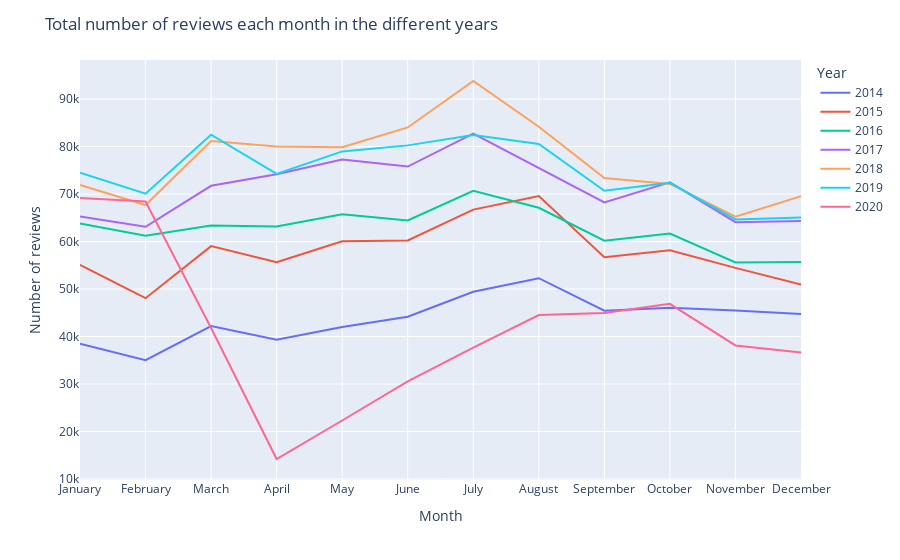

The code cell stored with this chart in its notebook:
### Markdown cell above
**Hver måned, hvert år** se 2020 :o

### Code cell
sorter = ['January', 'February', 'March', 'April', 'May', 'June','July',
          'August','September','October','November','December']

day_hour = df[df.date.dt.year != 2021].groupby([df['date'].dt.year, df.date.dt.month_name()])['stars'].count().reindex(sorter,level=1)
day_hour.index.names = ["Year", "Month"]
day_hour = day_hour.unstack(0)

fig = px.line(day_hour, x=day_hour.index, y=day_hour.columns)
fig.update_traces(hovertemplate=None)
fig.update_layout(title_text="Total number of reviews each month in the different years", 
                  #xaxis_title="...", 
                  yaxis_title="Number of reviews",
                  hovermode="x unified")
fig.show()

### Figure 1 — Plotly figure (JSON) as saved in the notebook; plotly's stock layout.template omitted (floating-point values rounded to 4 significant figures)
{"data": [{"legendgroup": "2014", "line": {"color": "#636efa", "dash": "solid"}, "mode": "lines", "name": "2014", "orientation": "v", "showlegend": true, "type": "scatter", "x": ["January", "February", "March", "April", "May", "June", "July", "August", "September", "October", "November", "December"], "xaxis": "x", "y": [38468, 35028, 42210, 39299, 41997, 44154, 49437, 52277, 45443, 46045, 45472, 44767], "yaxis": "y"}, {"legendgroup": "2015", "line": {"color": "#EF553B", "dash": "solid"}, "mode": "lines", "name": "2015", "orientation": "v", "showlegend": true, "type": "scatter", "x": ["January", "February", "March", "April", "May", "June", "July", "August", "September", "October", "November", "December"], "xaxis": "x", "y": [55087, 48076, 59031, 55635, 60065, 60217, 66716, 69568, 56698, 58144, 54459, 50934], "yaxis": "y"}, {"legendgroup": "2016", "line": {"color": "#00cc96", "dash": "solid"}, "mode": "lines", "name": "2016", "orientation": "v", "showlegend": true, "type": "scatter", "x": ["January", "February", "March", "April", "May", "June", "July", "August", "September", "October", "November", "December"], "xaxis": "x", "y": [63797, 61223, 63368, 63167, 65751, 64440, 70663, 67101, 60176, 61677, 55609, 55694], "yaxis": "y"}, {"legendgroup": "2017", "line": {"color": "#ab63fa", "dash": "solid"}, "mode": "lines", "name": "2017", "orientation": "v", "showlegend": true, "type": "scatter", "x": ["January", "February", "March", "April", "May", "June", "July", "August", "September", "October", "November", "December"], "xaxis": "x", "y": [65294, 63117, 71735, 74182, 77291, 75782, 82748, 75496, 68226, 72467, 64067, 64343], "yaxis": "y"}, {"legendgroup": "2018", "line": {"color": "#FFA15A", "dash": "solid"}, "mode": "lines", "name": "2018", "orientation": "v", "showlegend": true, "type": "scatter", "x": ["January", "February", "March", "April", "May", "June", "July", "August", "September", "October", "November", "December"], "xaxis": "x", "y": [71913, 67681, 81159, 79996, 79845, 84020, 93804, 84179, 73359, 72131, 65232, 69529], "yaxis": "y"}, {"legendgroup": "2019", "line": {"color": "#19d3f3", "dash": "solid"}, "mode": "lines", "name": "2019", "orientation": "v", "showlegend": true, "type": "scatter", "x": ["January", "February", "March", "April", "May", "June", "July", "August", "September", "October", "November", "December"], "xaxis": "x", "y": [74471, 70070, 82484, 74256, 78983, 80247, 82440, 80534, 70678, 72353, 64659, 65050], "yaxis": "y"}, {"legendgroup": "2020", "line": {"color": "#FF6692", "dash": "solid"}, "mode": "lines", "name": "2020", "orientation": "v", "showlegend": true, "type": "scatter", "x": ["January", "February", "March", "April", "May", "June", "July", "August", "September", "October", "November", "December"], "xaxis": "x", "y": [69144, 68446, 41799, 14209, 22319, 30538, 37666, 44520, 44931, 46881, 38119, 36635], "yaxis": "y"}], "layout": {"hovermode": "x unified", "legend": {"title": {"text": "Year"}, "tracegroupgap": 0}, "margin": {"t": 60}, "title": {"text": "Total number of reviews each month in the different years"}, "xaxis": {"anchor": "y", "domain": [0, 1], "title": {"text": "Month"}}, "yaxis": {"anchor": "x", "domain": [0, 1], "title": {"text": "Number of reviews"}}}}
